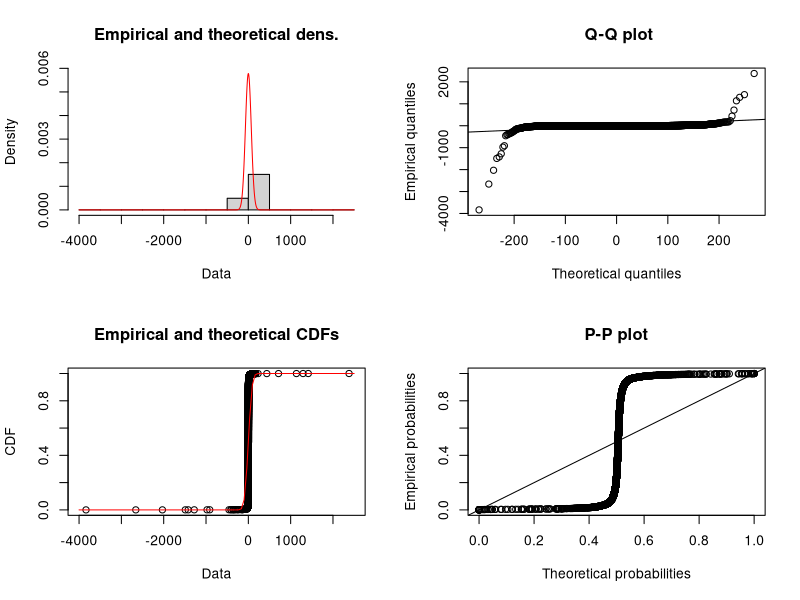
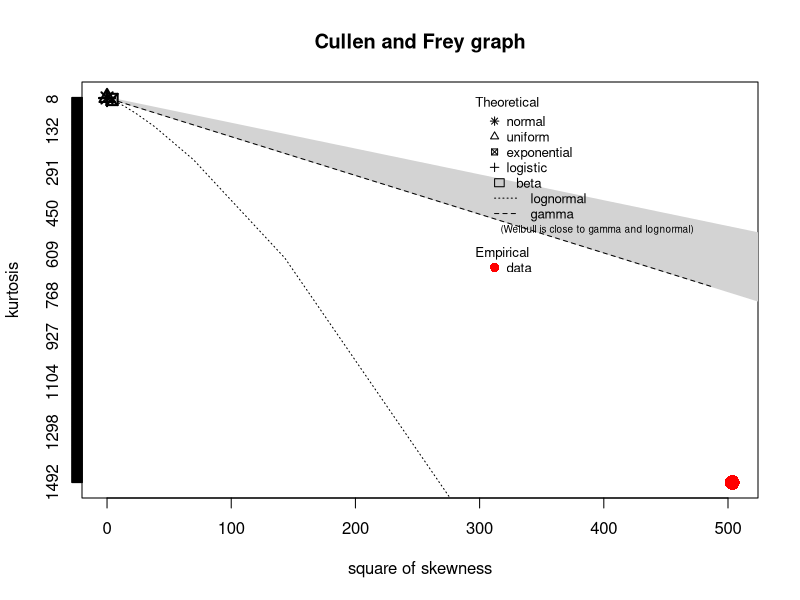
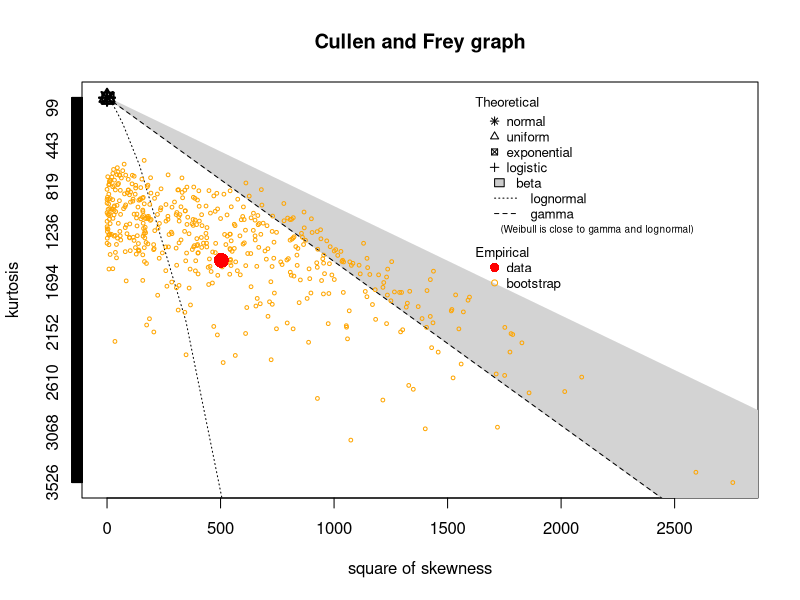
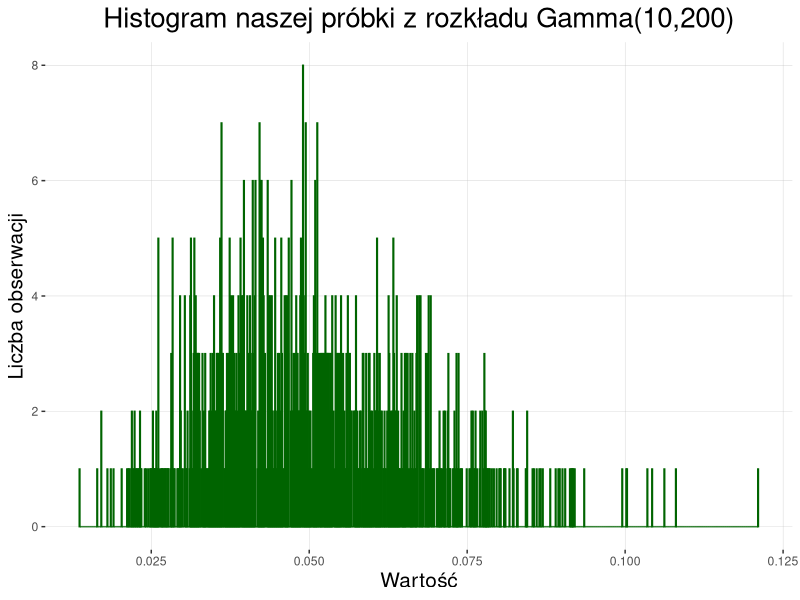
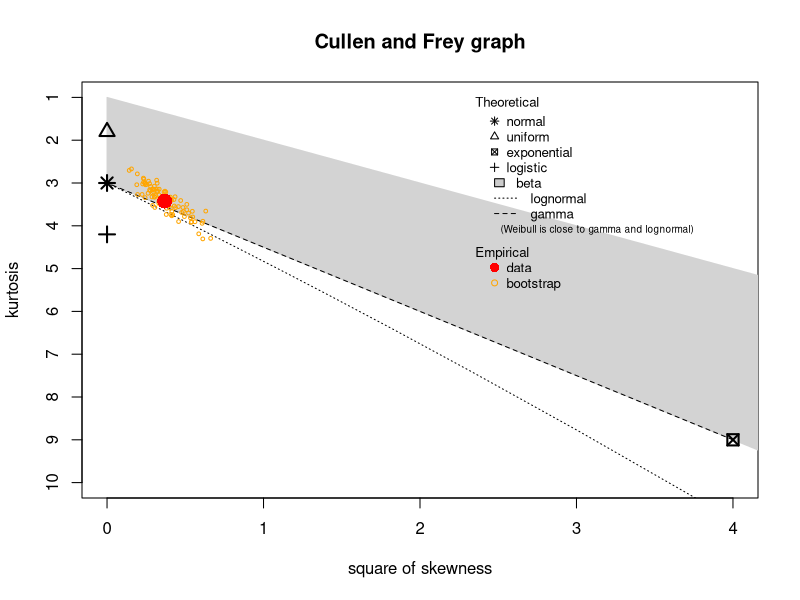
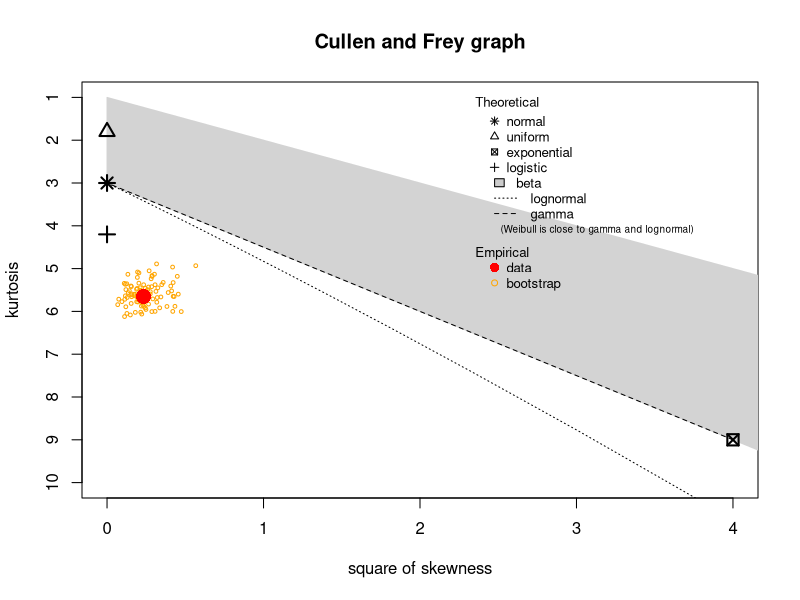
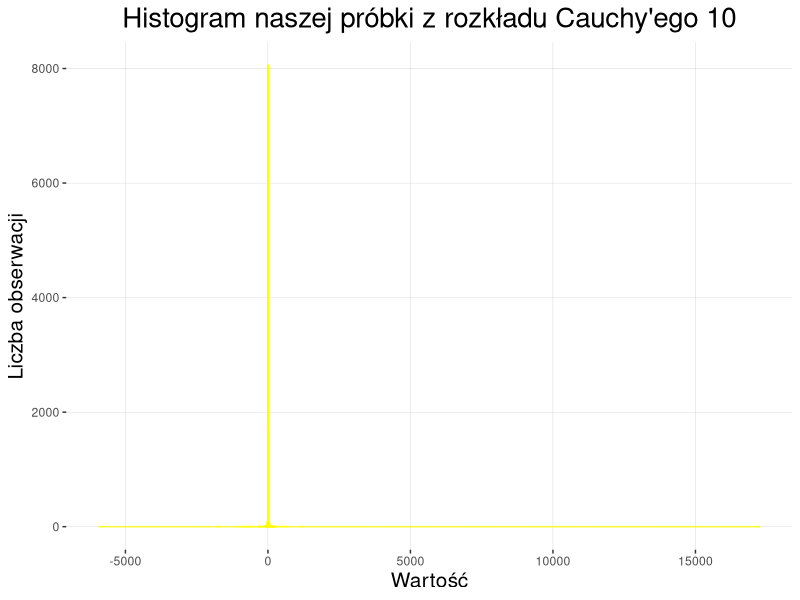
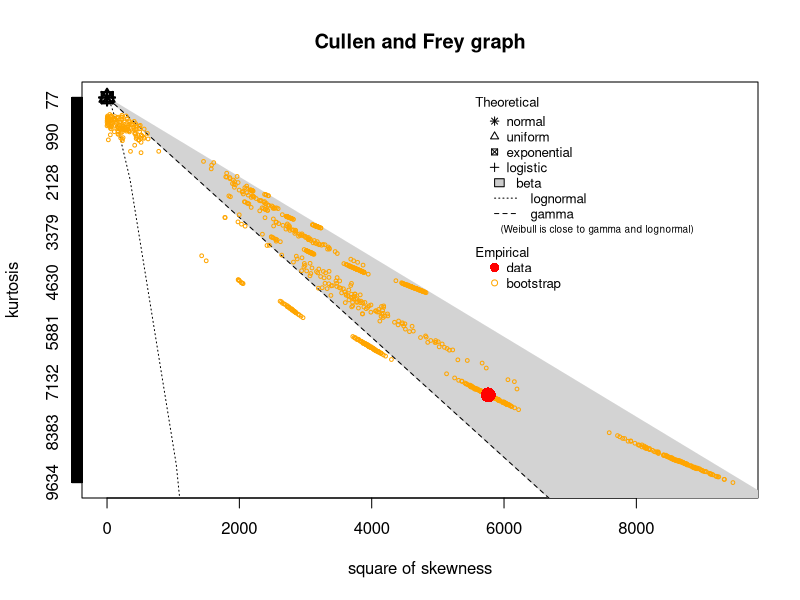

Generate these figures, in order, with R:
#install.packages("fitdistrplus")
library(fitdistrplus)
library(ggplot2)
library(dplyr)
n <- 10000
w1 <- rcauchy(n,1)

?fitdistrplus
fitg <- fitdist(w1, "norm")
summary(fitg)
plot(fitg)
descdist(w1)
?rgamma
?rtstud
x <- rpois(n,1)
descdist(w1, discrete = FALSE, boot = 500)

# Rozkład gamma
gamma <- rgamma(1000, 10, 200)
gammadf <- data.frame(gamma)
ggplot(gammadf, aes(gamma)) + 
  geom_histogram(color = "dark green", bins = 1000) +
  labs(title = "Histogram naszej próbki z rozkładu Gamma(10,200)",
       x = "Wartość",
       y = "Liczba obserwacji") +
  theme(plot.title = element_text(size = 20, hjust = 0.5), 
        axis.title = element_text(size = 15),
        panel.background = element_rect(fill = "white"),
        panel.grid.major = element_line(color = "grey",
                                        size = 0.1))
descdist(gamma, discrete = FALSE, boot = 100)
norm <- rnorm(1000,3,10)
mixed <- c(gamma,norm)
descdist(mixed, boot = 100)
# Rozkład Cauchy'ego
cauchy <- rcauchy(n, 10)
cauchydf <- data.frame(cauchy)
ggplot(cauchydf, aes(cauchy)) + 
  geom_histogram(color = "yellow", bins = 1000) +
  labs(title = "Histogram naszej próbki z rozkładu Cauchy'ego 10",
       x = "Wartość",
       y = "Liczba obserwacji") +
  theme(plot.title = element_text(size = 20, hjust = 0.5), 
        axis.title = element_text(size = 15),
        panel.background = element_rect(fill = "white"),
        panel.grid.major = element_line(color = "grey",
                                        size = 0.1))
descdist(cauchy, discrete = FALSE, boot = 1000)

# Rozkład poissona
pois <- rpois(n, 10)
poisdf <- data.frame(pois)
ggplot(poisdf, aes(pois)) + 
  geom_histogram(color = "blue", bins = 1000) +
  labs(title = "Histogram naszej próbki z rozkładu Poissona(10)",
       x = "Wartość",
       y = "Liczba obserwacji") +
  theme(plot.title = element_text(size = 20, hjust = 0.5), 
        axis.title = element_text(size = 15),
        panel.background = element_rect(fill = "white"),
        panel.grid.major = element_line(color = "grey",
                                        size = 0.1))
descdist(pois, discrete = TRUE, boot = 100)
descdist(pois, discrete = FALSE, boot = 100)

# Pokazywanie dla Weibulla
gamma1 <- rgamma(n, 10,1) + runif(n,-3,3)
gdf <- data.frame(gamma1)
ggplot(gdf, aes(gamma1)) + 
  geom_histogram(color = "blue", bins = 1000) +
  labs(title = "Histogram naszej próbki",
       x = "Wartość",
       y = "Liczba obserwacji") +
  theme(plot.title = element_text(size = 20, hjust = 0.5), 
        axis.title = element_text(size = 15),
        panel.background = element_rect(fill = "white"),
        panel.grid.major = element_line(color = "grey",
                                        size = 0.1))
gamma2 <- gamma1[gamma1 >= 0]
descdist(gamma2, discrete = FALSE, boot = 100)
fitdist(gamma2, "gamma", method = c("mme"))
plotdist(gamma2, "gamma", para = list(shape = 10, rate = 1))
